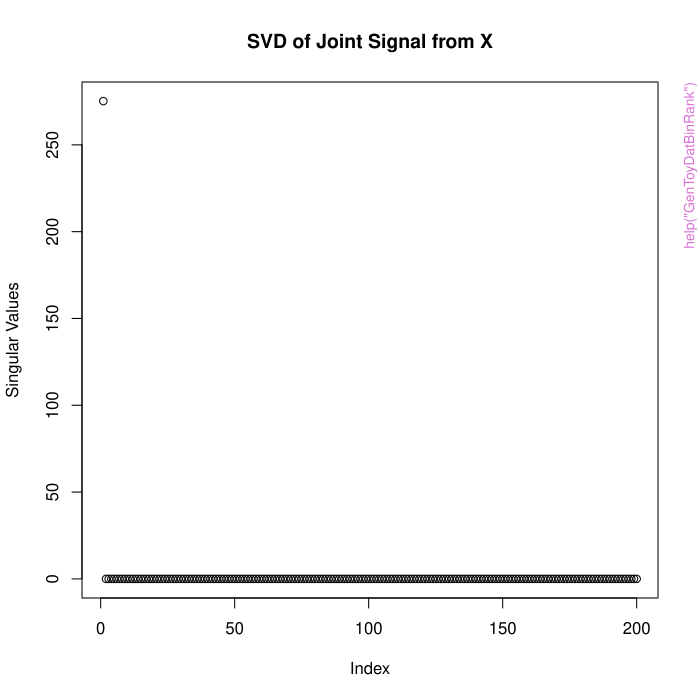

R code for this plot:
pkgname <- "CJIVE"
source(file.path(R.home("share"), "R", "examples-header.R"))
options(warn = 1)
options(pager = "console")
base::assign(".ExTimings", "CJIVE-Ex.timings", pos = 'CheckExEnv')
base::cat("name\tuser\tsystem\telapsed\n", file=base::get(".ExTimings", pos = 'CheckExEnv'))
base::assign(".format_ptime",
function(x) {
  if(!is.na(x[4L])) x[1L] <- x[1L] + x[4L]
  if(!is.na(x[5L])) x[2L] <- x[2L] + x[5L]
  options(OutDec = '.')
  format(x[1L:3L], digits = 7L)
},
pos = 'CheckExEnv')

### * </HEADER>
library('CJIVE')

base::assign(".oldSearch", base::search(), pos = 'CheckExEnv')
base::assign(".old_wd", base::getwd(), pos = 'CheckExEnv')
cleanEx()
nameEx("GenToyDatBinRank")
### * GenToyDatBinRank

flush(stderr()); flush(stdout())

base::assign(".ptime", proc.time(), pos = "CheckExEnv")
### Name: GenToyDatBinRank
### Title: Generate 'Toy' Data
### Aliases: GenToyDatBinRank

### ** Examples

ToyDat = GenToyDatBinRank(n = 200, p1 = 2000, p2 = 1000, JntVarEx1 = 0.05, JntVarEx2 = 0.05,
                           IndVarEx1 = 0.25, IndVarEx2 = 0.25, jnt_rank = 1, equal.eig = FALSE,
                           ind_rank1 = 2, ind_rank2 = 3, SVD.plots = TRUE, Error = TRUE,
                           print.cor = TRUE)
ToyDat = GenToyDatBinRank(n = 200, p1 = 2000, p2 = 1000, JntVarEx1 = 0.05, JntVarEx2 = 0.05,
                           IndVarEx1 = 0.25, IndVarEx2 = 0.25, jnt_rank = 1, equal.eig = FALSE,
                           ind_rank1 = 2, ind_rank2 = 3, SVD.plots = TRUE, Error = TRUE,
                           print.cor = TRUE)



base::assign(".dptime", (proc.time() - get(".ptime", pos = "CheckExEnv")), pos = "CheckExEnv")
base::cat("GenToyDatBinRank", base::get(".format_ptime", pos = 'CheckExEnv')(get(".dptime", pos = "CheckExEnv")), "\n", file=base::get(".ExTimings", pos = 'CheckExEnv'), append=TRUE, sep="\t")
cleanEx()
nameEx("MatVar2")
### * MatVar2

flush(stderr()); flush(stdout())

base::assign(".ptime", proc.time(), pos = "CheckExEnv")
### Name: MatVar2
### Title: Matrix variation (i.e. Frobenius norm)
### Aliases: MatVar2

### ** Examples

X = matrix(rnorm(10), 5,2)
MatVar2(X)
X = matrix(rnorm(10), 5,2)
MatVar2(X)



base::assign(".dptime", (proc.time() - get(".ptime", pos = "CheckExEnv")), pos = "CheckExEnv")
base::cat("MatVar2", base::get(".format_ptime", pos = 'CheckExEnv')(get(".dptime", pos = "CheckExEnv")), "\n", file=base::get(".ExTimings", pos = 'CheckExEnv'), append=TRUE, sep="\t")
cleanEx()
nameEx("cc.jive")
### * cc.jive

flush(stderr()); flush(stdout())

base::assign(".ptime", proc.time(), pos = "CheckExEnv")
### Name: cc.jive
### Title: Canonical (Correlation) JIVE
### Aliases: cc.jive

### ** Examples

# Simulate data sets
ToyDat = GenToyDatBinRank(n = 200, p1 = 2000, p2 = 1000, JntVarEx1 = 0.05, JntVarEx2 = 0.05,
                           IndVarEx1 = 0.25, IndVarEx2 = 0.25, jnt_rank = 1, equal.eig = FALSE,
                           ind_rank1 = 2, ind_rank2 = 3, SVD.plots = TRUE, Error = TRUE,
                           print.cor = TRUE)
# Store simulated data sets in an object called 'blocks'
blocks <- ToyDat$'Data Blocks'

# Save Subject scores as R objects
JntScores = ToyDat[['Scores']][['Joint']]
IndivScore.X = ToyDat[['Scores']][["Indiv_1"]]
IndivScore.Y = ToyDat[['Scores']][["Indiv_2"]]

# Save joint variable loadings as R objects
JntLd.X = t(ToyDat$Loadings$Joint_1)
JntLd.Y = t(ToyDat$Loadings$Joint_2)

# Save individual variable loadings as R objects
IndivLd.X =t(ToyDat$Loadings$Indiv_1)
IndivLd.Y = t(ToyDat$Loadings$Indiv_2)

## Check that proportions of variation explained are (approximately) equal to intended values
JVE.X = MatVar(JX)/MatVar(blocks[[1]])
JVE.Y = MatVar(JY)/MatVar(blocks[[2]])

IVE.X = MatVar(IX)/MatVar(blocks[[1]])
IVE.Y = MatVar(IY)/MatVar(blocks[[2]])

TotVE.X = MatVar((JX + IX))/MatVar(blocks[[1]])
TotVE.Y = MatVar((JY + IY))/MatVar(blocks[[2]])


CJIVE.res = cc.jive(blocks, c(r.I1,r.I2)+r.J, r.J, perm.test = FALSE)
# CJIVE signal matrix estimates
J.hat = CJIVE.res$sJIVE$joint_matrices
I.hat = CJIVE.res$sJIVE$indiv_matrices

# CJIVE loading estimates
WJ = lapply(J.hat, function(x) x[['v']])
WI = lapply(I.hat, function(x) x[['v']])

# Plots of CJIVE estimates against true counterparts and include an estimate of their chordal norm
layout(matrix(1:6,2, byrow = TRUE))
plot(JntScores, CJIVE.res$CanCorRes$Jnt_Scores, xlab = "True Joint Scores",ylab = "CJIVE Joint Scores",
    sub = paste0("Chordal Norm = ", round(chord.norm.diff(JntScores, CJIVE.res$CanCorRes$Jnt_Scores), 3)))
plot(JntLd.X, WJ[[1]][,1], xlab = "True Joint Loadings X", ylab = "CJIVE Joint Loadings X",
    sub = paste0("Chordal Norm = ", round(chord.norm.diff(JntLd.X, WJ[[1]][,1]), 3)))
plot(JntLd.Y, WJ[[2]][,1], xlab = "True Joint Loadings Y", ylab = "CJIVE Joint Loadings Y",
    sub = paste0("Chordal Norm = ", round(chord.norm.diff(JntLd.Y, WJ[[2]][,1]), 3)))
plot.new(); legend("left", paste("Comp.", 1:2), pch = 1, col  = c("orange", "green"),bty = "n" )
plot(IndivLd.X, WI[[1]][,1:2], xlab = "True Individual Loadings X", ylab = "CJIVE Individual Loadings X",
    col = c(rep("orange",p1), rep("green",p2)),
    sub = paste0("Chordal Norm = ", round(chord.norm.diff(IndivLd.X, WI[[1]][,1:2]), 3)))
plot(IndivLd.Y, WI[[2]][,1:2], xlab = "True Individual Loadings Y", ylab = "CJIVE Individual Loadings Y",
    col = c(rep("orange",p1), rep("green",p2)),
    sub = paste0("Chordal Norm = ", round(chord.norm.diff(IndivLd.Y, WI[[2]][,1:2]), 3)))
layout(1)




base::assign(".dptime", (proc.time() - get(".ptime", pos = "CheckExEnv")), pos = "CheckExEnv")
base::cat("cc.jive", base::get(".format_ptime", pos = 'CheckExEnv')(get(".dptime", pos = "CheckExEnv")), "\n", file=base::get(".ExTimings", pos = 'CheckExEnv'), append=TRUE, sep="\t")
### * <FOOTER>
###
cleanEx()
options(digits = 7L)
base::cat("Time elapsed: ", proc.time() - base::get("ptime", pos = 'CheckExEnv'),"\n")
grDevices::dev.off()
###
### Local variables: ***
### mode: outline-minor ***
### outline-regexp: "\\(> \\)?### [*]+" ***
### End: ***
quit('no')
